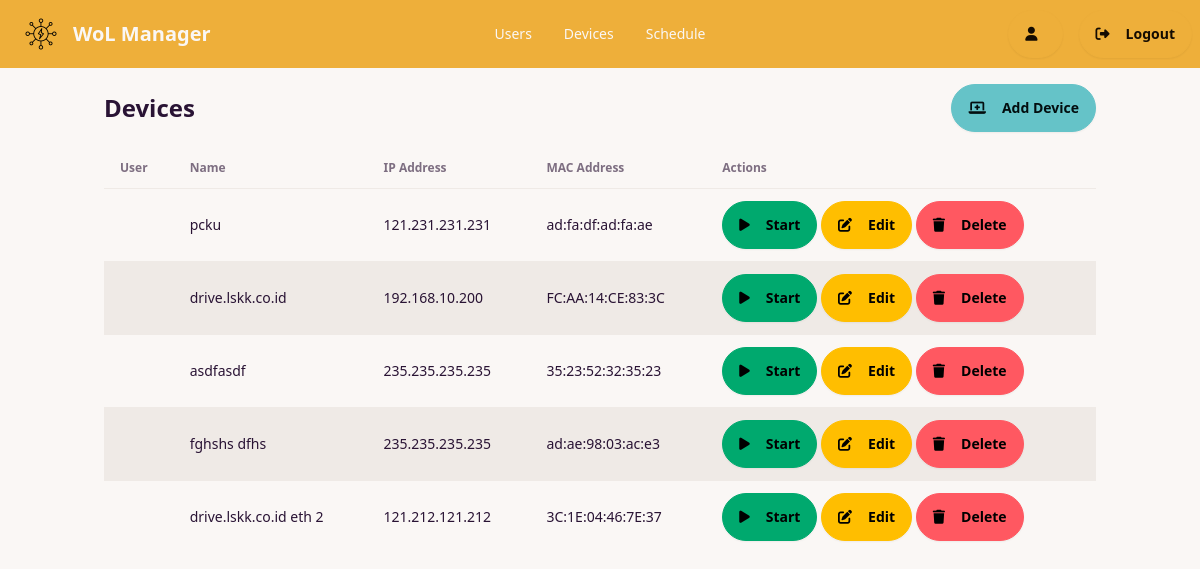
/devices (signed in), run on the app's committed database.
### tables this page shows
CREATE TABLE devices (
                            id INTEGER PRIMARY KEY AUTOINCREMENT,
                            device_name TEXT,
                            mac_address TEXT,
                            ip_address TEXT,
                            user_id INTEGER,
                            FOREIGN KEY(user_id) REFERENCES users(id));

### main.py (the view)
@app.route('/devices')
def devices():
    if 'user' not in session:
        return redirect(url_for('login'))
    with get_db_connection() as conn:
        devices = conn.execute("SELECT * FROM devices").fetchall()
    return render_template('devices.html', devices=devices)

### main.py (called while the page is built)
def get_db_connection():
    conn = sqlite3.connect('database.db')
    conn.row_factory = sqlite3.Row
    return conn

### templates/devices.html (shortened to what this page needs)
{% extends 'base.html' %}
{% block content %}
<div class="container mx-auto mt-4">
    <div class="flex justify-between items-center mb-4">
        <h1 class="text-2xl font-bold">Devices</h1>
        <a href="{{ url_for('add_device') }}" class="btn btn-primary rounded-full"><i class="fas fa-laptop-medical mr-2"></i>Add Device</a>
    </div>
    <table class="table table-zebra">
        <thead>
            <tr>
                {% if session['role'] == 'admin' %}
                <th>User</th>
                {% else %}
                <th>ID</th>
                {% endif %}
                <th>Name</th>
                <th>IP Address</th>
                <th>MAC Address</th>
                <th>Actions</th>
            </tr>
        </thead>
        <tbody>
            {% for device in devices %}
            <tr>
                {% if session['role'] == 'admin' %}
                <td>{{ device.owner_username }}</td>
                {% else %}
                <td>{{ device.id }}</td>
                {% endif %}
                <td>{{ device.device_name }}</td>
                <td>{{ device.ip_address }}</td>
                <td>{{ device.mac_address }}</td>
                <td>
                    <form action="{{ url_for('start_device', device_id=device.id) }}" method="post" style="display:inline;">
                        <button type="submit" class="btn btn-success rounded-full">
                            <i class="fas fa-play mr-2"></i>
                            Start
                        </button>
                    </form>
                    <a href="{{ url_for('edit_device', device_id=device.id) }}" class="btn btn-warning rounded-full">
                        <i class="fas fa-edit mr-2"></i>
                        Edit
                    </a>
                    <form action="{{ url_for('delete_device', device_id=device.id) }}" method="POST" style="display:inline;">
                        <button type="submit" class="btn btn-error rounded-full">
                            <i class="fas fa-trash mr-2"></i>
                            Delete
                        </button>
                    </form>
                </td>
            </tr>
            {% endfor %}
        </tbody>
    </table>
</div>
{% endblock %}

### data on the page
devices: device_name "pcku", ip_address "121.231.231.231", mac_address "ad:fa:df:ad:fa:ae"
devices: device_name "drive.lskk.co.id", ip_address "192.168.10.200", mac_address "FC:AA:14:CE:83:3C"
devices: device_name "asdfasdf", ip_address "235.235.235.235", mac_address "35:23:52:32:35:23"
devices: device_name "fghshs dfhs", ip_address "235.235.235.235", mac_address "ad:ae:98:03:ac:e3"
devices: device_name "drive.lskk.co.id eth 2", ip_address "121.212.121.212", mac_address "3C:1E:04:46:7E:37"
